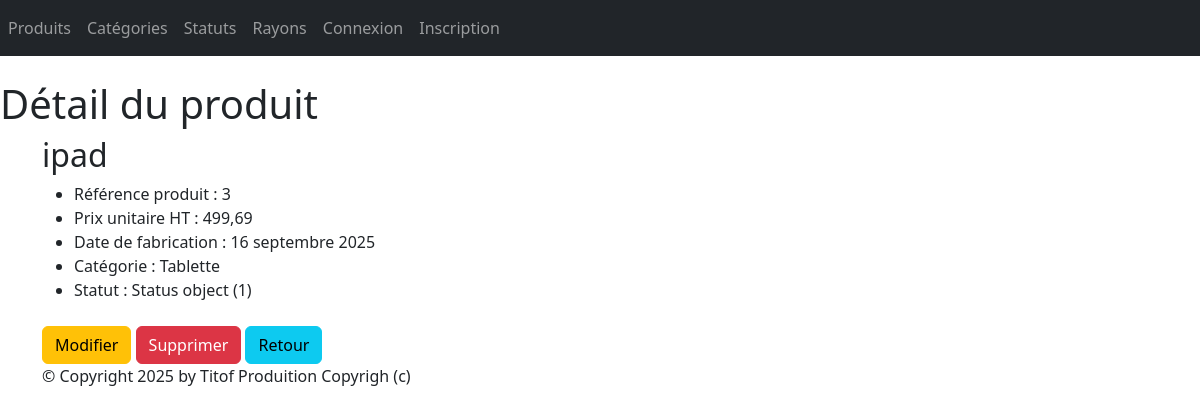
The app's page /monApp/produit/3/ with its own data.
### monApp/models.py (models this page shows, shortened)
class Produit(models.Model):
    refProd = models.AutoField(primary_key=True)
    intituleProd = models.CharField(max_length=200)
    prixUnitaireProd = models.DecimalField(max_digits=10, decimal_places=2)
    dateFabProd = models.DateField(default=date.today)
    categorie = models.ForeignKey(Categorie, on_delete=models.CASCADE, related_name="categorie",null=True, blank=True)
    rayons = models.ManyToManyField(
        "Rayon",
        through="Contenir",
        blank=True
    )
    status = models.ForeignKey(Status, on_delete=models.CASCADE, related_name="status", null=True, blank=True)

class Categorie(models.Model):
    idCat = models.AutoField(primary_key=True)
    nomCat = models.CharField(max_length=100)
    def __str__(self):
        return self.nomCat

class Status(models.Model):
    idStatus = models.AutoField(primary_key=True)
    lbStatus = models.CharField(max_length=100)

### monApp/views.py (the view)
# urls.py: path("produit/<pk>/" ,views.ProduitDetailView.as_view(), name="dtl_prdt"),
class ProduitDetailView(DetailView):
    model = Produit
    template_name = "monApp/detail_produit.html"
    context_object_name = "prdt"
    def get_context_data(self, **kwargs):
        context = super(ProduitDetailView, self).get_context_data(**kwargs)
        context['titremenu'] = "Détail du produit"
        return context

### monApp/templates/monApp/detail_produit.html
{% extends 'monApp/base.html' %}
{% block menu %}
<h1>{{titremenu}}</h1>
{% endblock %}
{% block contenu %}
<h2>{{ prdt.intituleProd }}</h2>
<ul>
    <li>Référence produit : {{prdt.refProd }} </li>
    <li>Prix unitaire HT : {{ prdt.prixUnitaireProd }} </li>
    <li>Date de fabrication : {{ prdt.dateFabProd }} </li>
    <li>Catégorie : {{ prdt.categorie }} </li>
    <li>Statut : {{ prdt.status }}</li>
</ul>
    <a href="{% url 'chng_prdt' prdt.refProd %}" class="btn btn-warning mt-2">Modifier</a>
    <a href="{% url 'dlt_prdt' prdt.refProd %}" class="btn btn-danger mt-2">Supprimer</a>
    <a href="{% url 'lst_prdts'%}" class="btn btn-info mt-2">Retour</a>
{% endblock %}

### monApp/static/styles.css (style rules this page uses)
h1 { color: red }

### records on screen
Produit: intituleProd "ipad", refProd "3", prixUnitaireProd "499,69", dateFabProd "16 septembre 2025", categorie "Tablette", status "Status object (1)"

### other values on screen
{{ titremenu }} "Détail du produit"
